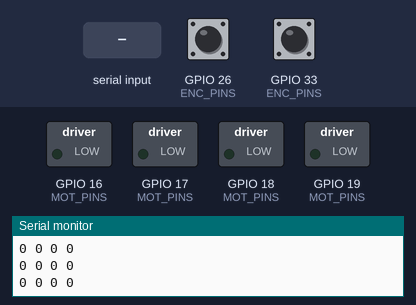
Recording of a program running on a simulated ESP32. Parts: switched loads named in the program (green lamp = pin HIGH), the last lines printed to the serial monitor. The test bench sets the inputs (shaded band); at power-on: GPIO 26 (ENC_PINS) HIGH, GPIO 33 (ENC_PINS) HIGH.

Above: at 3.2 s.
3.3 s: "c90\n" received over Serial
At 4.47 s:
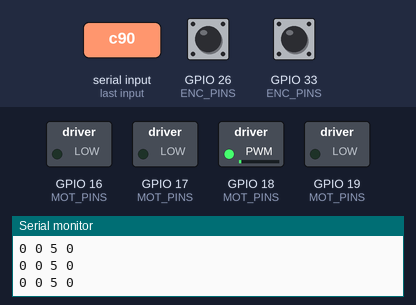
6.3 s: "p90\n" received over Serial
At 8.9 s:
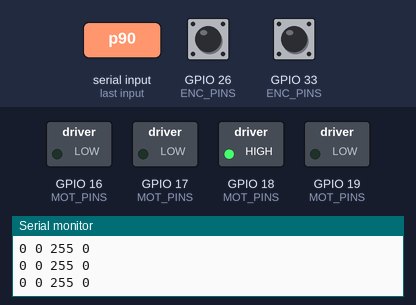
Timing chart, 0 to 10.4 s (numbered marks = the images above; inputs shaded):
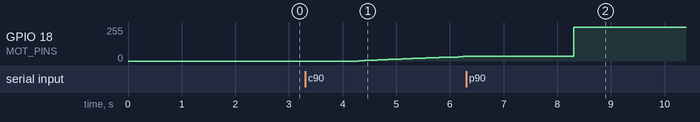

Measured:
- after the input at 3.3 s, GPIO 18 (MOT_PINS): moves from 0/255 to 34/255 over 1.9 s, starting after 1.0 s

The program:

main.cpp
```cpp
#include <Arduino.h>

#include "pid.h"
#include "encoders.h"
#include "motor.h"

#define CONTROL_SERIAL Serial
#define CONTROL_SERIAL_BAUD_RATE 9600

// Define all pins
const byte ENC_PINS[TOTAL_ENCODER_CHANNELS][TOTAL_ENCODER_PINS] = {
  {33, 25},
  {26, 27}
};
const byte MOT_PINS[TOTAL_ENCODER_CHANNELS][TOTAL_MOTOR_PINS] = {
  {18, 19},
  {16, 17}
};

Motor motor_left, motor_right;
PidControl left_pid_controller, right_pid_controller;

// Constants to set loop rates
const float PID_LOOP_RATE = 20.0;
const float PID_LOOP_INTERVAL_MS = (1.0 / PID_LOOP_RATE) * 1000;
const float LPF_ALPHA = 0.3; // Low-pass filter smoothing factor

// Variables to store encoder readings
float left_filtered_speed = 0;
float right_filtered_speed = 0;

unsigned long next_millis_pid = 0;

void setup() {
  CONTROL_SERIAL.begin(CONTROL_SERIAL_BAUD_RATE);
  delay(2000);
  CONTROL_SERIAL.println("Serial interface initialized");

  // Configure encoders
  configure_encoders(ENC_PINS[0][0], ENC_PINS[0][1], ENC_PINS[1][0], ENC_PINS[1][1]);

  // Configure motors
  configure_motor(&motor_left, MOT_PINS[0][0], MOT_PINS[0][1]);
  configure_motor(&motor_right, MOT_PINS[1][0], MOT_PINS[1][1]);

  // Configure PID controllers
  configure_pid_control(&left_pid_controller, 1.0 / PID_LOOP_RATE, 0.02, 0.2, 0.0);
  configure_pid_control(&right_pid_controller, 1.0 / PID_LOOP_RATE, 0.02, 0.2, 0.0);
}

void process_serial_commands() {
  char command;
  float arg1;
  float arg2;
  float arg3;

  if (CONTROL_SERIAL.available() > 0) {
    command = CONTROL_SERIAL.read();

    switch (command) {
      case 'e':  // Get encoder values
        CONTROL_SERIAL.print(read_enc_count_a());
        CONTROL_SERIAL.print(" ");
        CONTROL_SERIAL.println(read_enc_count_b());
        break;

      case 'c':  // Set PID target values
        arg1 = CONTROL_SERIAL.parseFloat();
        arg2 = CONTROL_SERIAL.parseFloat();
        set_pid_target(&left_pid_controller, arg1);
        set_pid_target(&right_pid_controller, arg2);
        CONTROL_SERIAL.println("OK");
        break;

      case 'p':  // Set PID constants
        arg1 = CONTROL_SERIAL.parseFloat();
        arg2 = CONTROL_SERIAL.parseFloat();
        arg3 = CONTROL_SERIAL.parseFloat();
        set_pid_constants(&left_pid_controller, arg1, arg2, arg3);
        set_pid_constants(&right_pid_controller, arg1, arg2, arg3);
        CONTROL_SERIAL.println("OK");
        break;
    }
  }
}

void run_pid_control_loop() {
  update_enc_values();
  int left_encoder_delta = read_enc_delta_a() * PID_LOOP_RATE;
  int right_encoder_delta = read_enc_delta_b() * PID_LOOP_RATE;

  left_filtered_speed = (LPF_ALPHA * left_encoder_delta) + ((1 - LPF_ALPHA) * left_filtered_speed);
  right_filtered_speed = (LPF_ALPHA * right_encoder_delta) + ((1 - LPF_ALPHA) * right_filtered_speed);

  int left_control_level = calculate_pid_output(&left_pid_controller, left_filtered_speed);
  int right_control_level = calculate_pid_output(&right_pid_controller, right_filtered_speed);

  control_motor(&motor_left, left_control_level);
  control_motor(&motor_right, right_control_level);

  Serial.print(left_encoder_delta);
  Serial.print(" ");
  Serial.print(right_encoder_delta);
  Serial.print(" ");
  Serial.print(left_control_level);
  Serial.print(" ");
  Serial.println(right_control_level);
}

void loop() {
  process_serial_commands();

  if (millis() >= next_millis_pid) {
    next_millis_pid += PID_LOOP_INTERVAL_MS;
    run_pid_control_loop();
  }
}
```

encoders.h
```cpp
#ifndef ENCODERS_H
#define ENCODERS_H

    #define TOTAL_ENCODER_CHANNELS 2
    #define TOTAL_ENCODER_PINS 2

    typedef struct Encoders {
        byte enc_a_pin_a;
        byte enc_a_pin_b;
        byte enc_b_pin_a;
        byte enc_b_pin_b;

        volatile long count_enc_a;
        volatile long count_enc_b;

        long count_enc_a_buf;
        long count_enc_b_buf;

        long prev_count_enc_a;
        long prev_count_enc_b;

        long delta_enc_a;
        long delta_enc_b;
    } Encoders;
    Encoders encoders;

    void IRAM_ATTR encoder_a_callback() {
        bool pin_a = digitalRead(encoders.enc_a_pin_a);
        bool pin_b = digitalRead(encoders.enc_a_pin_b);
        encoders.count_enc_a += (pin_a == pin_b) ? 1 : -1;
    }
    void IRAM_ATTR encoder_b_callback() {
        bool pin_a = digitalRead(encoders.enc_b_pin_a);
        bool pin_b = digitalRead(encoders.enc_b_pin_b);
        encoders.count_enc_b += (pin_a == pin_b) ? 1 : -1;
    }

    void configure_encoders(int enc_a_pin_a, int enc_a_pin_b, int enc_b_pin_a, int enc_b_pin_b) {
        encoders.enc_a_pin_a = enc_a_pin_a;
        encoders.enc_a_pin_b = enc_a_pin_b;
        encoders.enc_b_pin_a = enc_b_pin_a;
        encoders.enc_b_pin_b = enc_b_pin_b;

        pinMode(encoders.enc_a_pin_a, INPUT);
        pinMode(encoders.enc_a_pin_b, INPUT);
        pinMode(encoders.enc_b_pin_a, INPUT);
        pinMode(encoders.enc_b_pin_b, INPUT);

        attachInterrupt(enc_a_pin_a, encoder_a_callback, CHANGE);
        attachInterrupt(enc_b_pin_a, encoder_b_callback, CHANGE);
    }

    long read_enc_count_a() {
        return encoders.count_enc_a_buf;
    }

    long read_enc_count_b() {
        return encoders.count_enc_b_buf;
    }

    void update_enc_values() {
        noInterrupts();
        encoders.count_enc_a_buf = encoders.count_enc_a;
        encoders.count_enc_b_buf = encoders.count_enc_b;
        interrupts();

        encoders.delta_enc_a = encoders.count_enc_a_buf - encoders.prev_count_enc_a;
        encoders.delta_enc_b = encoders.count_enc_b_buf - encoders.prev_count_enc_b;
        encoders.prev_count_enc_a = encoders.count_enc_a_buf;
        encoders.prev_count_enc_b = encoders.count_enc_b_buf;
    }

    long read_enc_delta_a() {
        return encoders.delta_enc_a;
    }

    long read_enc_delta_b() {
        return encoders.delta_enc_b;
    }

#endif
```

motor.h
```cpp
#ifndef MOTOR_H
    #define MOTOR_H

    // Constants
    #define TOTAL_MOTOR_PINS 2
    #define MIN_MOTOR_PWM 0
    #define MAX_MOTOR_PWM 255

    // Struct for handling motor
    struct Motor {
        byte pin_a;
        byte pin_b;
        int level;
        bool direction; // true - CW, false - CCW
    };

    void run_motor(Motor* motor) {
        if (motor->direction) {
            analogWrite(motor->pin_a, motor->level);
            analogWrite(motor->pin_b, 0);
            return;
        }
        analogWrite(motor->pin_a, 0);
        analogWrite(motor->pin_b, motor->level);
    }

    // Configure motor
    void configure_motor(Motor* motor, byte pin_a, byte pin_b) {
        motor->pin_a = pin_a;
        motor->pin_b = pin_b;
        motor->level = 0;
        motor->direction = true;

        pinMode(motor->pin_a, OUTPUT);
        pinMode(motor->pin_b, OUTPUT);
        run_motor(motor);
    }

    void set_motor_direction(Motor* motor, bool direction) {
        motor->direction = direction;
    }

    // Set motor PWM level (with dead zone compensation)
    void set_motor_level(Motor* motor, int level) {
        //if (level > 0 && level < MIN_MOTOR_PWM) level += MIN_MOTOR_PWM;
        level = constrain(level, 0, MAX_MOTOR_PWM);
        motor->level = level;
    }

    void control_motor(Motor* motor, int control_value) {
        set_motor_direction(motor, control_value >= 0);
        set_motor_level(motor, abs(control_value));
        run_motor(motor);
    }

#endif
```

pid.h
```cpp
#ifndef PID_H
    #define PID_H

    #include <PID_v1.h>

    #define MOTOR_CUTOFF_COUNTS 50

    typedef struct PidControl {
        double current_value;
        double target_value;
        double u;
        bool enable;
        PID* controller;
    } PidControl;

    void enable_pid_control(PidControl* pid_control) {
        if (!(pid_control->enable)) {
            (pid_control->controller)->SetMode(AUTOMATIC);
            pid_control->enable = true;
        }
    }

    void disable_pid_control(PidControl* pid_control) {
        if ((pid_control->enable)) {
            (pid_control->controller)->SetMode(MANUAL);
            pid_control->enable = false;
        }
    }

    double calculate_pid_output(PidControl* pid_control, long current_value) {
        pid_control->current_value = current_value;

        (pid_control->controller)->Compute();

        // Slow halt and stop completely
        if (pid_control->target_value == 0 && abs(pid_control->current_value) < MOTOR_CUTOFF_COUNTS) {
            disable_pid_control(pid_control);
            pid_control->u = 0;
        }
        else {
            enable_pid_control(pid_control);
        }

        return pid_control->u;
    }

    void set_pid_target(PidControl* pid_control, long target_value) {
        pid_control->target_value = target_value;
        if (target_value != 0) {
            enable_pid_control(pid_control);
        }
    }

    void configure_pid_control(PidControl* pid_control, float loop_delay, float kp, float ki, float kd) {
        pid_control->controller = new PID(&pid_control->current_value, &pid_control->u, &pid_control->target_value, kp, ki, kd, P_ON_E, DIRECT);
        pid_control->controller->SetOutputLimits(-255, 255);
        pid_control->controller->SetSampleTime(loop_delay);
        enable_pid_control(pid_control);
    }

    void set_pid_constants(PidControl* pid_control, float kp, float ki, float kd) {
        pid_control->controller->SetTunings(kp, ki, kd);
    }

#endif // PID_H
```
